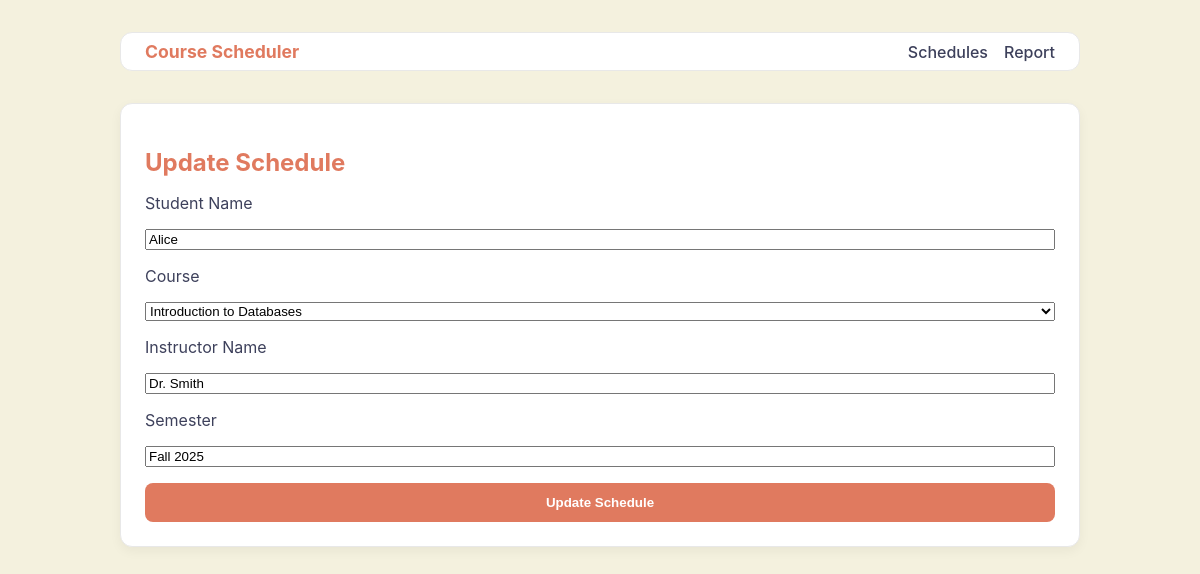
The app's page /schedules/1/edit with its own data.
### tables this page shows
CREATE TABLE students (
  student_id INTEGER PRIMARY KEY AUTOINCREMENT,
  name TEXT NOT NULL,
  major TEXT NOT NULL
);

CREATE TABLE schedules (
  schedule_id INTEGER PRIMARY KEY AUTOINCREMENT,
  student_id INTEGER NOT NULL,
  course_id INTEGER NOT NULL,
  semester TEXT NOT NULL, -- e.g., "Fall 2025"
  FOREIGN KEY (student_id) REFERENCES students(student_id) ON DELETE CASCADE,
  FOREIGN KEY (course_id) REFERENCES courses(course_id) ON DELETE CASCADE
);

CREATE TABLE courses (
  course_id INTEGER PRIMARY KEY AUTOINCREMENT,
  title TEXT NOT NULL,
  instructor_id INTEGER,
  FOREIGN KEY (instructor_id) REFERENCES instructors(instructor_id)
);

CREATE TABLE instructors (
  instructor_id INTEGER PRIMARY KEY AUTOINCREMENT,
  name TEXT NOT NULL,
  department TEXT NOT NULL
);

### app.py (the view, shortened to what this page needs)
@app.route("/schedules/<int:schedule_id>/edit", methods=["GET", "POST"])
def edit_schedule(schedule_id):
    conn = get_db()
    schedule = conn.execute("""
        SELECT s.*, st.name as student_name, i.name as instructor_name
        FROM schedules s
        JOIN students st ON s.student_id = st.student_id
        JOIN courses c ON s.course_id = c.course_id
        LEFT JOIN instructors i ON c.instructor_id = i.instructor_id
        WHERE s.schedule_id = ?
    """, (schedule_id,)).fetchone()
    students = conn.execute("SELECT name FROM students ORDER BY name").fetchall()
    courses = conn.execute("SELECT course_id, title FROM courses ORDER BY title").fetchall()
    instructors = conn.execute("SELECT name FROM instructors ORDER BY name").fetchall()
    return render_template("schedule_form.html", schedule=schedule, students=students, courses=courses, instructors=instructors, action="Update")

### app.py (called while the page is built)
def get_db():
    conn = sqlite3.connect(DB_PATH, isolation_level=None)
    conn.row_factory = sqlite3.Row
    return conn

### templates/schedule_form.html (shortened to what this page needs)
{% extends "base.html" %}
{% block content %}
  <div class="content-card">
    <h2>{{ action }} Schedule</h2>
    <form method="post">
      <label for="student_name">Student Name</label>
      <input list="student-list" id="student_name" name="student_name" required
             placeholder="Type or select a student"
             value="{{ schedule.student_name if schedule else '' }}">
      <label for="course_id">Course</label>
      <select id="course_id" name="course_id" required>
        {% for course in courses %}
          <option value="{{ course.course_id }}" {% if schedule and schedule.course_id == course.course_id %}selected{% endif %}>
            {{ course.title }}
          </option>
        {% endfor %}
      </select>
      <label for="instructor_name">Instructor Name</label>
      <input list="instructor-list" id="instructor_name" name="instructor_name" required
             placeholder="Type or select an instructor"
             value="{{ schedule.instructor_name if schedule else '' }}">
      <label for="semester">Semester</label>
      <input type="text" id="semester" name="semester" placeholder="e.g., Fall 2025" required value="{{ schedule.semester if schedule }}">
      <button type="submit">{{ action }} Schedule</button>
    </form>
  </div>
{% endblock %}

### static/style.css (style rules this page uses)
:root { --background-color: #f4f1de; --text-color: #3d405b; --primary-color: #e07a5f; --secondary-color: #81b29a; --accent-color: #a89bce; --card-background-color: #ffffff; --border-color: #e8e8e8; --font-family: -apple-system, BlinkMacSystemFont, 'Segoe UI', Roboto, Helvetica, Arial, sans-serif; }
body { background-color: var(--background-color); color: var(--text-color); font-family: var(--font-family); margin: 0; padding: 0; }
h2, h3 { color: var(--primary-color); margin-bottom: 1rem; }
button, input[type="submit"] { background-color: var(--primary-color); color: white; border: none; padding: 0.75rem 1.5rem; border-radius: 8px; font-weight: bold; cursor: pointer; transition: background-color 0.2s; }
.content-card { background-color: var(--card-background-color); padding: 1.5rem; border-radius: 12px; border: 1px solid var(--border-color); box-shadow: 0 4px 12px rgba(0,0,0,0.05); margin-bottom: 2rem; }
form { display: flex; flex-direction: column; gap: 1rem; }

### records on screen
students: student_name "Alice"
schedules: course_id "Introduction to Databases", semester "Fall 2025"
instructors: instructor_name "Dr. Smith"

### other values on screen
{{ action }} "Update"
